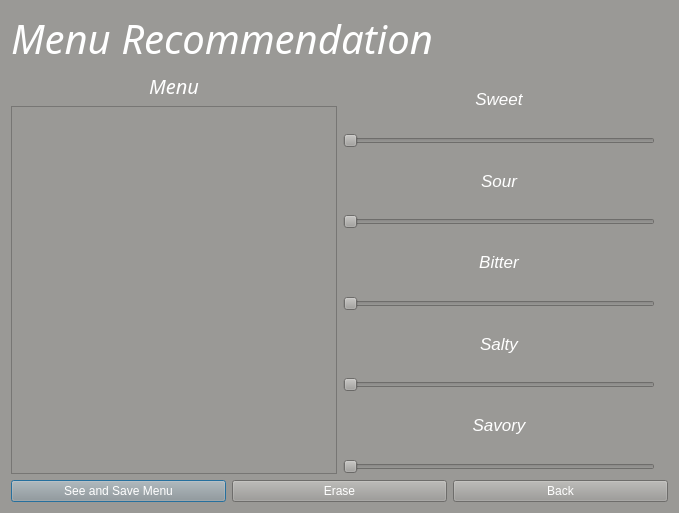
<?xml version="1.0" encoding="UTF-8"?>
<ui version="4.0">
 <class>menu_rec</class>
 <widget class="QDialog" name="menu_rec">
  <property name="geometry">
   <rect>
    <x>0</x>
    <y>0</y>
    <width>679</width>
    <height>513</height>
   </rect>
  </property>
  <property name="windowTitle">
   <string>Menu Recommendation System</string>
  </property>
  <property name="windowIcon">
   <iconset theme="applications-internet"/>
  </property>
  <property name="styleSheet">
   <string notr="true">background-color: rgb(154, 153, 150);</string>
  </property>
  <layout class="QHBoxLayout" name="horizontalLayout_4">
   <item>
    <layout class="QVBoxLayout" name="verticalLayout_9">
     <item>
      <widget class="QLabel" name="label">
       <property name="font">
        <font>
         <family>Rekha</family>
         <pointsize>30</pointsize>
         <italic>true</italic>
        </font>
       </property>
       <property name="styleSheet">
        <string notr="true">color: rgb(255, 255, 255);</string>
       </property>
       <property name="text">
        <string>Menu Recommendation</string>
       </property>
      </widget>
     </item>
     <item>
      <layout class="QHBoxLayout" name="horizontalLayout_3">
       <item>
        <layout class="QVBoxLayout" name="verticalLayout_8">
         <item>
          <widget class="QLabel" name="label_2">
           <property name="font">
            <font>
             <family>Rekha</family>
             <pointsize>15</pointsize>
             <italic>true</italic>
            </font>
           </property>
           <property name="styleSheet">
            <string notr="true">color: rgb(255, 255, 255);</string>
           </property>
           <property name="text">
            <string>&lt;html&gt;&lt;head/&gt;&lt;body&gt;&lt;p align=&quot;center&quot;&gt;Menu&lt;/p&gt;&lt;/body&gt;&lt;/html&gt;</string>
           </property>
          </widget>
         </item>
         <item>
          <widget class="QListWidget" name="menu_rec_2">
           <property name="styleSheet">
            <string notr="true">color: rgb(255, 255, 255);</string>
           </property>
          </widget>
         </item>
        </layout>
       </item>
       <item>
        <layout class="QHBoxLayout" name="horizontalLayout_2">
         <item>
          <layout class="QVBoxLayout" name="verticalLayout_7">
           <item>
            <layout class="QVBoxLayout" name="verticalLayout_2">
             <item>
              <widget class="QLabel" name="label_8">
               <property name="font">
                <font>
                 <pointsize>13</pointsize>
                 <italic>true</italic>
                </font>
               </property>
               <property name="styleSheet">
                <string notr="true">color: rgb(255, 255, 255);</string>
               </property>
               <property name="text">
                <string>&lt;html&gt;&lt;head/&gt;&lt;body&gt;&lt;p align=&quot;center&quot;&gt;Sweet&lt;/p&gt;&lt;/body&gt;&lt;/html&gt;</string>
               </property>
              </widget>
             </item>
             <item>
              <widget class="QSlider" name="sweet">
               <property name="minimum">
                <number>1</number>
               </property>
               <property name="maximum">
                <number>10</number>
               </property>
               <property name="orientation">
                <enum>Qt::Horizontal</enum>
               </property>
              </widget>
             </item>
            </layout>
           </item>
           <item>
            <layout class="QVBoxLayout" name="verticalLayout_3">
             <item>
              <widget class="QLabel" name="label_10">
               <property name="font">
                <font>
                 <pointsize>13</pointsize>
                 <italic>true</italic>
                </font>
               </property>
               <property name="styleSheet">
                <string notr="true">color: rgb(255, 255, 255);</string>
               </property>
               <property name="text">
                <string>&lt;html&gt;&lt;head/&gt;&lt;body&gt;&lt;p align=&quot;center&quot;&gt;Sour&lt;/p&gt;&lt;/body&gt;&lt;/html&gt;</string>
               </property>
              </widget>
             </item>
             <item>
              <widget class="QSlider" name="sour">
               <property name="minimum">
                <number>1</number>
               </property>
               <property name="maximum">
                <number>10</number>
               </property>
               <property name="orientation">
                <enum>Qt::Horizontal</enum>
               </property>
              </widget>
             </item>
            </layout>
           </item>
           <item>
            <layout class="QVBoxLayout" name="verticalLayout_4">
             <item>
              <widget class="QLabel" name="label_11">
               <property name="font">
                <font>
                 <pointsize>13</pointsize>
                 <italic>true</italic>
                </font>
               </property>
               <property name="styleSheet">
                <string notr="true">color: rgb(255, 255, 255);</string>
               </property>
               <property name="text">
                <string>&lt;html&gt;&lt;head/&gt;&lt;body&gt;&lt;p align=&quot;center&quot;&gt;Bitter&lt;/p&gt;&lt;/body&gt;&lt;/html&gt;</string>
               </property>
              </widget>
             </item>
             <item>
              <widget class="QSlider" name="bitter">
               <property name="minimum">
                <number>1</number>
               </property>
               <property name="maximum">
                <number>10</number>
               </property>
               <property name="orientation">
                <enum>Qt::Horizontal</enum>
               </property>
              </widget>
             </item>
            </layout>
           </item>
           <item>
            <layout class="QVBoxLayout" name="verticalLayout_5">
             <item>
              <widget class="QLabel" name="label_12">
               <property name="font">
                <font>
                 <pointsize>13</pointsize>
                 <italic>true</italic>
                </font>
               </property>
               <property name="styleSheet">
                <string notr="true">color: rgb(255, 255, 255);</string>
               </property>
               <property name="text">
                <string>&lt;html&gt;&lt;head/&gt;&lt;body&gt;&lt;p align=&quot;center&quot;&gt;Salty&lt;/p&gt;&lt;/body&gt;&lt;/html&gt;</string>
               </property>
              </widget>
             </item>
             <item>
              <widget class="QSlider" name="salty">
               <property name="minimum">
                <number>1</number>
               </property>
               <property name="maximum">
                <number>10</number>
               </property>
               <property name="orientation">
                <enum>Qt::Horizontal</enum>
               </property>
              </widget>
             </item>
            </layout>
           </item>
           <item>
            <layout class="QVBoxLayout" name="verticalLayout_6">
             <item>
              <widget class="QLabel" name="label_13">
               <property name="font">
                <font>
                 <pointsize>13</pointsize>
                 <italic>true</italic>
                </font>
               </property>
               <property name="styleSheet">
                <string notr="true">color: rgb(255, 255, 255);</string>
               </property>
               <property name="text">
                <string>&lt;html&gt;&lt;head/&gt;&lt;body&gt;&lt;p align=&quot;center&quot;&gt;Savory&lt;/p&gt;&lt;/body&gt;&lt;/html&gt;</string>
               </property>
              </widget>
             </item>
             <item>
              <widget class="QSlider" name="savory">
               <property name="minimum">
                <number>1</number>
               </property>
               <property name="maximum">
                <number>10</number>
               </property>
               <property name="orientation">
                <enum>Qt::Horizontal</enum>
               </property>
              </widget>
             </item>
            </layout>
           </item>
          </layout>
         </item>
         <item>
          <layout class="QVBoxLayout" name="verticalLayout">
           <item>
            <widget class="QLabel" name="label_3">
             <property name="styleSheet">
              <string notr="true">color: rgb(0, 0, 0);
font: 700 15pt &quot;Ubuntu&quot;;</string>
             </property>
             <property name="text">
              <string/>
             </property>
            </widget>
           </item>
           <item>
            <widget class="QLabel" name="label_4">
             <property name="styleSheet">
              <string notr="true">color: rgb(0, 0, 0);
font: 700 15pt &quot;Ubuntu&quot;;</string>
             </property>
             <property name="text">
              <string/>
             </property>
            </widget>
           </item>
           <item>
            <widget class="QLabel" name="label_5">
             <property name="styleSheet">
              <string notr="true">color: rgb(0, 0, 0);
font: 700 15pt &quot;Ubuntu&quot;;</string>
             </property>
             <property name="text">
              <string/>
             </property>
            </widget>
           </item>
           <item>
            <widget class="QLabel" name="label_6">
             <property name="styleSheet">
              <string notr="true">color: rgb(0, 0, 0);
font: 700 15pt &quot;Ubuntu&quot;;</string>
             </property>
             <property name="text">
              <string/>
             </property>
            </widget>
           </item>
           <item>
            <widget class="QLabel" name="label_7">
             <property name="styleSheet">
              <string notr="true">color: rgb(0, 0, 0);
font: 700 15pt &quot;Ubuntu&quot;;</string>
             </property>
             <property name="text">
              <string/>
             </property>
            </widget>
           </item>
          </layout>
         </item>
        </layout>
       </item>
      </layout>
     </item>
     <item>
      <layout class="QHBoxLayout" name="horizontalLayout">
       <item>
        <widget class="QPushButton" name="pushButton_2">
         <property name="styleSheet">
          <string notr="true">color: rgb(255, 255, 255);</string>
         </property>
         <property name="text">
          <string>See and Save Menu</string>
         </property>
        </widget>
       </item>
       <item>
        <widget class="QPushButton" name="pushButton_3">
         <property name="styleSheet">
          <string notr="true">color: rgb(255, 255, 255);</string>
         </property>
         <property name="text">
          <string>Erase</string>
         </property>
        </widget>
       </item>
       <item>
        <widget class="QPushButton" name="pushButton">
         <property name="styleSheet">
          <string notr="true">color: rgb(255, 255, 255);</string>
         </property>
         <property name="text">
          <string>Back</string>
         </property>
        </widget>
       </item>
      </layout>
     </item>
    </layout>
   </item>
  </layout>
 </widget>
 <resources/>
 <connections/>
</ui>
